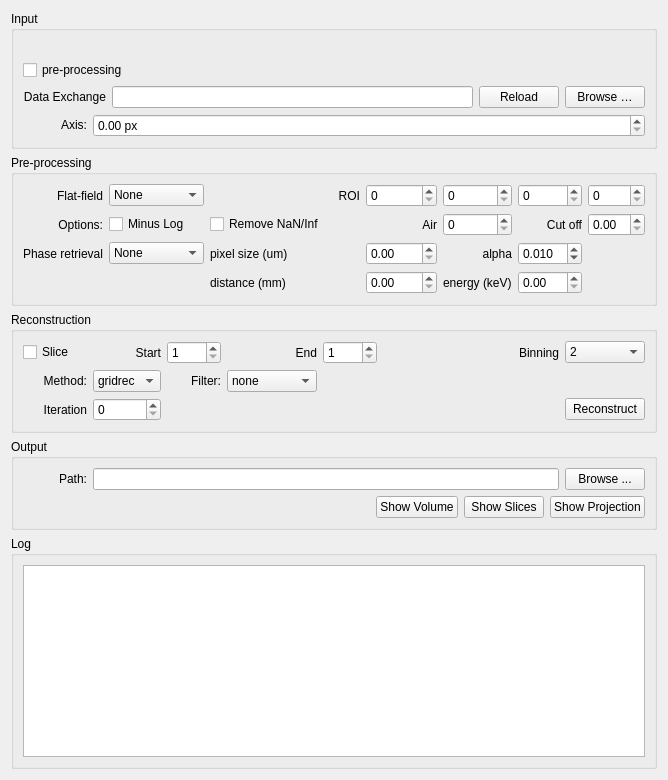
      <widget class="QWidget" name="tab_widgetPage1_2">
       <attribute name="title">
        <string>Reconstruct</string>
       </attribute>
       <layout class="QVBoxLayout" name="verticalLayout">
        <item>
         <widget class="QGroupBox" name="input_container">
          <property name="title">
           <string>Input</string>
          </property>
          <layout class="QVBoxLayout" name="verticalLayout_7">
           <item>
            <layout class="QGridLayout" name="gridLayout_4">
             <item row="0" column="5">
              <spacer name="horizontalSpacer_2">
               <property name="orientation">
                <enum>Qt::Horizontal</enum>
               </property>
               <property name="sizeHint" stdset="0">
                <size>
                 <width>40</width>
                 <height>20</height>
                </size>
               </property>
              </spacer>
             </item>
             <item row="1" column="0">
              <widget class="QCheckBox" name="pre_processing_box">
               <property name="sizePolicy">
                <sizepolicy hsizetype="Fixed" vsizetype="Fixed">
                 <horstretch>0</horstretch>
                 <verstretch>0</verstretch>
                </sizepolicy>
               </property>
               <property name="toolTip">
                <string notr="true"/>
               </property>
               <property name="text">
                <string>pre-processing</string>
               </property>
              </widget>
             </item>
            </layout>
           </item>
           <item>
            <layout class="QHBoxLayout" name="horizontalLayout_3">
             <item>
              <widget class="QLabel" name="input_path_label">
               <property name="sizePolicy">
                <sizepolicy hsizetype="Fixed" vsizetype="Fixed">
                 <horstretch>0</horstretch>
                 <verstretch>0</verstretch>
                </sizepolicy>
               </property>
               <property name="minimumSize">
                <size>
                 <width>64</width>
                 <height>0</height>
                </size>
               </property>
               <property name="toolTip">
                <string notr="true"/>
               </property>
               <property name="text">
                <string>Data Exchange</string>
               </property>
               <property name="alignment">
                <set>Qt::AlignRight|Qt::AlignTrailing|Qt::AlignVCenter</set>
               </property>
              </widget>
             </item>
             <item>
              <widget class="QLineEdit" name="input_path_line">
               <property name="enabled">
                <bool>true</bool>
               </property>
               <property name="sizePolicy">
                <sizepolicy hsizetype="Expanding" vsizetype="Fixed">
                 <horstretch>0</horstretch>
                 <verstretch>0</verstretch>
                </sizepolicy>
               </property>
               <property name="toolTip">
                <string notr="true"/>
               </property>
              </widget>
             </item>
             <item>
              <widget class="QPushButton" name="path_load_rec">
               <property name="text">
                <string>Reload</string>
               </property>
              </widget>
             </item>
             <item>
              <widget class="QPushButton" name="path_select_rec">
               <property name="sizePolicy">
                <sizepolicy hsizetype="Minimum" vsizetype="Fixed">
                 <horstretch>0</horstretch>
                 <verstretch>0</verstretch>
                </sizepolicy>
               </property>
               <property name="toolTip">
                <string notr="true"/>
               </property>
               <property name="text">
                <string>Browse …</string>
               </property>
              </widget>
             </item>
            </layout>
           </item>
           <item>
            <layout class="QGridLayout" name="params_layout" columnstretch="0,0,0,0">
             <property name="horizontalSpacing">
              <number>6</number>
             </property>
             <item row="0" column="3">
              <widget class="QDoubleSpinBox" name="axis_spin">
               <property name="sizePolicy">
                <sizepolicy hsizetype="Expanding" vsizetype="Fixed">
                 <horstretch>0</horstretch>
                 <verstretch>0</verstretch>
                </sizepolicy>
               </property>
               <property name="toolTip">
                <string notr="true"/>
               </property>
               <property name="suffix">
                <string> px</string>
               </property>
               <property name="maximum">
                <double>8192.000000000000000</double>
               </property>
               <property name="singleStep">
                <double>0.500000000000000</double>
               </property>
              </widget>
             </item>
             <item row="0" column="2">
              <widget class="QLabel" name="axis_label">
               <property name="sizePolicy">
                <sizepolicy hsizetype="Minimum" vsizetype="Fixed">
                 <horstretch>0</horstretch>
                 <verstretch>0</verstretch>
                </sizepolicy>
               </property>
               <property name="minimumSize">
                <size>
                 <width>64</width>
                 <height>0</height>
                </size>
               </property>
               <property name="toolTip">
                <string notr="true"/>
               </property>
               <property name="text">
                <string>Axis:</string>
               </property>
               <property name="alignment">
                <set>Qt::AlignRight|Qt::AlignTrailing|Qt::AlignVCenter</set>
               </property>
              </widget>
             </item>
            </layout>
           </item>
          </layout>
         </widget>
        </item>
        <item>
         <widget class="QGroupBox" name="preprocessing_container">
          <property name="enabled">
           <bool>true</bool>
          </property>
          <property name="sizePolicy">
           <sizepolicy hsizetype="Preferred" vsizetype="Preferred">
            <horstretch>0</horstretch>
            <verstretch>0</verstretch>
           </sizepolicy>
          </property>
          <property name="title">
           <string>Pre-processing</string>
          </property>
          <layout class="QVBoxLayout" name="verticalLayout_5">
           <item>
            <layout class="QGridLayout" name="gridLayout_3">
             <item row="0" column="2">
              <widget class="QComboBox" name="ffc_method_box">
               <property name="enabled">
                <bool>true</bool>
               </property>
               <property name="sizePolicy">
                <sizepolicy hsizetype="Fixed" vsizetype="Fixed">
                 <horstretch>0</horstretch>
                 <verstretch>0</verstretch>
                </sizepolicy>
               </property>
               <item>
                <property name="text">
                 <string>None</string>
                </property>
               </item>
               <item>
                <property name="text">
                 <string>Average</string>
                </property>
               </item>
               <item>
                <property name="text">
                 <string>Background</string>
                </property>
               </item>
               <item>
                <property name="text">
                 <string>ROI</string>
                </property>
               </item>
              </widget>
             </item>
             <item row="1" column="0">
              <widget class="QLabel" name="option_label">
               <property name="minimumSize">
                <size>
                 <width>64</width>
                 <height>0</height>
                </size>
               </property>
               <property name="text">
                <string>Options:</string>
               </property>
               <property name="alignment">
                <set>Qt::AlignRight|Qt::AlignTrailing|Qt::AlignVCenter</set>
               </property>
              </widget>
             </item>
             <item row="1" column="7">
              <layout class="QHBoxLayout" name="horizontalLayout_7">
               <item>
                <widget class="QDoubleSpinBox" name="doubleSpinBox"/>
               </item>
              </layout>
             </item>
             <item row="0" column="0">
              <widget class="QLabel" name="ffc_method_label">
               <property name="minimumSize">
                <size>
                 <width>64</width>
                 <height>0</height>
                </size>
               </property>
               <property name="text">
                <string>Flat-field</string>
               </property>
               <property name="alignment">
                <set>Qt::AlignRight|Qt::AlignTrailing|Qt::AlignVCenter</set>
               </property>
              </widget>
             </item>
             <item row="2" column="2">
              <widget class="QComboBox" name="phase_method_box">
               <item>
                <property name="text">
                 <string>None</string>
                </property>
               </item>
               <item>
                <property name="text">
                 <string>Paganin</string>
                </property>
               </item>
              </widget>
             </item>
             <item row="2" column="0">
              <widget class="QLabel" name="phare_method_label">
               <property name="text">
                <string>Phase retrieval</string>
               </property>
               <property name="alignment">
                <set>Qt::AlignRight|Qt::AlignTrailing|Qt::AlignVCenter</set>
               </property>
              </widget>
             </item>
             <item row="1" column="4">
              <widget class="QLabel" name="label_3">
               <property name="text">
                <string>Air</string>
               </property>
               <property name="alignment">
                <set>Qt::AlignRight|Qt::AlignTrailing|Qt::AlignVCenter</set>
               </property>
              </widget>
             </item>
             <item row="1" column="5">
              <widget class="QSpinBox" name="spinBox"/>
             </item>
             <item row="0" column="3">
              <widget class="QLabel" name="label_6">
               <property name="text">
                <string>ROI</string>
               </property>
               <property name="alignment">
                <set>Qt::AlignRight|Qt::AlignTrailing|Qt::AlignVCenter</set>
               </property>
              </widget>
             </item>
             <item row="0" column="4">
              <widget class="QSpinBox" name="spinBox_2"/>
             </item>
             <item row="0" column="5">
              <widget class="QSpinBox" name="spinBox_3"/>
             </item>
             <item row="0" column="6">
              <widget class="QSpinBox" name="spinBox_4"/>
             </item>
             <item row="0" column="7">
              <widget class="QSpinBox" name="spinBox_5"/>
             </item>
             <item row="1" column="2">
              <widget class="QCheckBox" name="minus_log_box">
               <property name="text">
                <string>Minus Log</string>
               </property>
              </widget>
             </item>
             <item row="1" column="3">
              <widget class="QCheckBox" name="fix_naninf_box">
               <property name="enabled">
                <bool>true</bool>
               </property>
               <property name="sizePolicy">
                <sizepolicy hsizetype="Minimum" vsizetype="Fixed">
                 <horstretch>0</horstretch>
                 <verstretch>0</verstretch>
                </sizepolicy>
               </property>
               <property name="minimumSize">
                <size>
                 <width>150</width>
                 <height>0</height>
                </size>
               </property>
               <property name="text">
                <string>Remove NaN/Inf</string>
               </property>
              </widget>
             </item>
             <item row="1" column="6">
              <widget class="QLabel" name="label_2">
               <property name="text">
                <string>Cut off</string>
               </property>
               <property name="alignment">
                <set>Qt::AlignRight|Qt::AlignTrailing|Qt::AlignVCenter</set>
               </property>
              </widget>
             </item>
             <item row="2" column="4">
              <widget class="QDoubleSpinBox" name="pixel_size_box">
               <property name="minimum">
                <double>0.000000000000000</double>
               </property>
               <property name="maximum">
                <double>100.000000000000000</double>
               </property>
               <property name="singleStep">
                <double>0.010000000000000</double>
               </property>
              </widget>
             </item>
             <item row="2" column="3">
              <widget class="QLabel" name="pixel_size_label">
               <property name="text">
                <string>pixel size (um)</string>
               </property>
              </widget>
             </item>
             <item row="4" column="3">
              <widget class="QLabel" name="distance_label">
               <property name="text">
                <string>distance (mm)</string>
               </property>
              </widget>
             </item>
             <item row="4" column="4">
              <widget class="QDoubleSpinBox" name="distance_box">
               <property name="maximum">
                <double>1000.000000000000000</double>
               </property>
               <property name="singleStep">
                <double>0.100000000000000</double>
               </property>
              </widget>
             </item>
             <item row="2" column="5">
              <widget class="QLabel" name="alpha_label">
               <property name="text">
                <string>alpha</string>
               </property>
               <property name="alignment">
                <set>Qt::AlignRight|Qt::AlignTrailing|Qt::AlignVCenter</set>
               </property>
              </widget>
             </item>
             <item row="2" column="6">
              <widget class="QDoubleSpinBox" name="alpha_box">
               <property name="decimals">
                <number>3</number>
               </property>
               <property name="maximum">
                <double>1.000000000000000</double>
               </property>
               <property name="singleStep">
                <double>0.001000000000000</double>
               </property>
               <property name="value">
                <double>0.010000000000000</double>
               </property>
              </widget>
             </item>
             <item row="4" column="5">
              <widget class="QLabel" name="energy_label">
               <property name="text">
                <string>energy (keV)</string>
               </property>
              </widget>
             </item>
             <item row="4" column="6">
              <widget class="QDoubleSpinBox" name="energy_box">
               <property name="maximum">
                <double>100.000000000000000</double>
               </property>
               <property name="singleStep">
                <double>0.100000000000000</double>
               </property>
              </widget>
             </item>
            </layout>
           </item>
          </layout>
         </widget>
        </item>
        <item>
         <widget class="QGroupBox" name="reconstruction_container">
          <property name="title">
           <string>Reconstruction</string>
          </property>
          <layout class="QVBoxLayout" name="verticalLayout_8">
           <item>
            <layout class="QGridLayout" name="gridLayout">
             <item row="0" column="5">
              <widget class="QLabel" name="binning_label">
               <property name="minimumSize">
                <size>
                 <width>64</width>
                 <height>0</height>
                </size>
               </property>
               <property name="text">
                <string>Binning</string>
               </property>
               <property name="alignment">
                <set>Qt::AlignRight|Qt::AlignTrailing|Qt::AlignVCenter</set>
               </property>
              </widget>
             </item>
             <item row="2" column="6">
              <widget class="QPushButton" name="reco_button">
               <property name="sizePolicy">
                <sizepolicy hsizetype="Minimum" vsizetype="Fixed">
                 <horstretch>0</horstretch>
                 <verstretch>0</verstretch>
                </sizepolicy>
               </property>
               <property name="text">
                <string>Reconstruct</string>
               </property>
              </widget>
             </item>
             <item row="1" column="0">
              <widget class="QLabel" name="method_label">
               <property name="sizePolicy">
                <sizepolicy hsizetype="Minimum" vsizetype="Fixed">
                 <horstretch>0</horstretch>
                 <verstretch>0</verstretch>
                </sizepolicy>
               </property>
               <property name="minimumSize">
                <size>
                 <width>64</width>
                 <height>0</height>
                </size>
               </property>
               <property name="font">
                <font>
                 <weight>50</weight>
                 <bold>false</bold>
                </font>
               </property>
               <property name="text">
                <string>Method:</string>
               </property>
               <property name="alignment">
                <set>Qt::AlignRight|Qt::AlignTrailing|Qt::AlignVCenter</set>
               </property>
              </widget>
             </item>
             <item row="1" column="1">
              <widget class="QComboBox" name="method_box">
               <property name="sizePolicy">
                <sizepolicy hsizetype="Minimum" vsizetype="Fixed">
                 <horstretch>0</horstretch>
                 <verstretch>0</verstretch>
                </sizepolicy>
               </property>
               <property name="font">
                <font>
                 <weight>50</weight>
                 <bold>false</bold>
                </font>
               </property>
               <item>
                <property name="text">
                 <string>gridrec</string>
                </property>
               </item>
               <item>
                <property name="text">
                 <string>fbp</string>
                </property>
               </item>
               <item>
                <property name="text">
                 <string>mlem</string>
                </property>
               </item>
               <item>
                <property name="text">
                 <string>sirt</string>
                </property>
               </item>
               <item>
                <property name="text">
                 <string>sirtfbp</string>
                </property>
               </item>
              </widget>
             </item>
             <item row="1" column="5">
              <spacer name="horizontalSpacer">
               <property name="orientation">
                <enum>Qt::Horizontal</enum>
               </property>
               <property name="sizeHint" stdset="0">
                <size>
                 <width>40</width>
                 <height>20</height>
                </size>
               </property>
              </spacer>
             </item>
             <item row="2" column="0">
              <widget class="QLabel" name="iterations_label">
               <property name="text">
                <string>Iteration</string>
               </property>
               <property name="alignment">
                <set>Qt::AlignRight|Qt::AlignTrailing|Qt::AlignVCenter</set>
               </property>
              </widget>
             </item>
             <item row="2" column="1">
              <widget class="QSpinBox" name="iterations"/>
             </item>
             <item row="0" column="1">
              <widget class="QLabel" name="label">
               <property name="text">
                <string>Start</string>
               </property>
               <property name="alignment">
                <set>Qt::AlignRight|Qt::AlignTrailing|Qt::AlignVCenter</set>
               </property>
              </widget>
             </item>
             <item row="0" column="0">
              <widget class="QCheckBox" name="slice_box">
               <property name="enabled">
                <bool>true</bool>
               </property>
               <property name="sizePolicy">
                <sizepolicy hsizetype="Fixed" vsizetype="Fixed">
                 <horstretch>0</horstretch>
                 <verstretch>0</verstretch>
                </sizepolicy>
               </property>
               <property name="mouseTracking">
                <bool>false</bool>
               </property>
               <property name="toolTip">
                <string notr="true"/>
               </property>
               <property name="statusTip">
                <string/>
               </property>
               <property name="whatsThis">
                <string/>
               </property>
               <property name="autoFillBackground">
                <bool>false</bool>
               </property>
               <property name="text">
                <string>Slice</string>
               </property>
               <property name="checked">
                <bool>false</bool>
               </property>
              </widget>
             </item>
             <item row="0" column="6">
              <widget class="QComboBox" name="binning_box">
               <property name="currentIndex">
                <number>1</number>
               </property>
               <item>
                <property name="text">
                 <string>1</string>
                </property>
               </item>
               <item>
                <property name="text">
                 <string>2</string>
                </property>
               </item>
               <item>
                <property name="text">
                 <string>4</string>
                </property>
               </item>
               <item>
                <property name="text">
                 <string>8</string>
                </property>
               </item>
              </widget>
             </item>
             <item row="0" column="3">
              <widget class="QLabel" name="slice_end_label">
               <property name="text">
                <string>End</string>
               </property>
               <property name="alignment">
                <set>Qt::AlignRight|Qt::AlignTrailing|Qt::AlignVCenter</set>
               </property>
              </widget>
             </item>
             <item row="0" column="4">
              <widget class="QSpinBox" name="slice_end">
               <property name="minimum">
                <number>1</number>
               </property>
               <property name="maximum">
                <number>4094</number>
               </property>
              </widget>
             </item>
             <item row="0" column="2">
              <widget class="QSpinBox" name="slice_start">
               <property name="enabled">
                <bool>true</bool>
               </property>
               <property name="sizePolicy">
                <sizepolicy hsizetype="Fixed" vsizetype="Fixed">
                 <horstretch>0</horstretch>
                 <verstretch>0</verstretch>
                </sizepolicy>
               </property>
               <property name="minimum">
                <number>1</number>
               </property>
               <property name="maximum">
                <number>4096</number>
               </property>
              </widget>
             </item>
             <item row="1" column="2">
              <widget class="QLabel" name="filter_label">
               <property name="text">
                <string>Filter:</string>
               </property>
               <property name="alignment">
                <set>Qt::AlignRight|Qt::AlignTrailing|Qt::AlignVCenter</set>
               </property>
              </widget>
             </item>
             <item row="1" column="3">
              <widget class="QComboBox" name="filter_box">
               <item>
                <property name="text">
                 <string>none</string>
                </property>
               </item>
               <item>
                <property name="text">
                 <string>shepp</string>
                </property>
               </item>
               <item>
                <property name="text">
                 <string>cosine</string>
                </property>
               </item>
               <item>
                <property name="text">
                 <string>hann</string>
                </property>
               </item>
               <item>
                <property name="text">
                 <string>hamming</string>
                </property>
               </item>
               <item>
                <property name="text">
                 <string>ramlak</string>
                </property>
               </item>
               <item>
                <property name="text">
                 <string>parzen</string>
                </property>
               </item>
               <item>
                <property name="text">
                 <string>butterworth</string>
                </property>
               </item>
              </widget>
             </item>
            </layout>
           </item>
          </layout>
         </widget>
        </item>
        <item>
         <widget class="QGroupBox" name="output_container">
          <property name="title">
           <string>Output</string>
          </property>
          <layout class="QVBoxLayout" name="verticalLayout_9">
           <item>
            <layout class="QHBoxLayout" name="horizontalLayout_4">
             <item>
              <widget class="QLabel" name="output_path_label">
               <property name="sizePolicy">
                <sizepolicy hsizetype="Minimum" vsizetype="Fixed">
                 <horstretch>0</horstretch>
                 <verstretch>0</verstretch>
                </sizepolicy>
               </property>
               <property name="minimumSize">
                <size>
                 <width>64</width>
                 <height>0</height>
                </size>
               </property>
               <property name="toolTip">
                <string/>
               </property>
               <property name="text">
                <string>Path:</string>
               </property>
               <property name="alignment">
                <set>Qt::AlignRight|Qt::AlignTrailing|Qt::AlignVCenter</set>
               </property>
              </widget>
             </item>
             <item>
              <widget class="QLineEdit" name="output_path_line">
               <property name="sizePolicy">
                <sizepolicy hsizetype="Expanding" vsizetype="Fixed">
                 <horstretch>0</horstretch>
                 <verstretch>0</verstretch>
                </sizepolicy>
               </property>
               <property name="toolTip">
                <string notr="true"/>
               </property>
              </widget>
             </item>
             <item>
              <widget class="QPushButton" name="output_path_button">
               <property name="sizePolicy">
                <sizepolicy hsizetype="Minimum" vsizetype="Fixed">
                 <horstretch>0</horstretch>
                 <verstretch>0</verstretch>
                </sizepolicy>
               </property>
               <property name="toolTip">
                <string notr="true"/>
               </property>
               <property name="text">
                <string>Browse ...</string>
               </property>
              </widget>
             </item>
            </layout>
           </item>
           <item>
            <layout class="QHBoxLayout" name="horizontalLayout_5">
             <item>
              <spacer name="horizontalSpacer_4">
               <property name="orientation">
                <enum>Qt::Horizontal</enum>
               </property>
               <property name="sizeHint" stdset="0">
                <size>
                 <width>40</width>
                 <height>20</height>
                </size>
               </property>
              </spacer>
             </item>
             <item>
              <widget class="QPushButton" name="show_volume_button">
               <property name="text">
                <string>Show Volume</string>
               </property>
              </widget>
             </item>
             <item>
              <widget class="QPushButton" name="show_slices_button">
               <property name="text">
                <string>Show Slices</string>
               </property>
              </widget>
             </item>
             <item>
              <widget class="QPushButton" name="show_projection_button">
               <property name="text">
                <string>Show Projection</string>
               </property>
              </widget>
             </item>
            </layout>
           </item>
          </layout>
         </widget>
        </item>
        <item>
         <widget class="QGroupBox" name="log_container">
          <property name="sizePolicy">
           <sizepolicy hsizetype="MinimumExpanding" vsizetype="MinimumExpanding">
            <horstretch>0</horstretch>
            <verstretch>0</verstretch>
           </sizepolicy>
          </property>
          <property name="title">
           <string>Log</string>
          </property>
          <layout class="QVBoxLayout" name="verticalLayout_10">
           <item>
            <widget class="QTextBrowser" name="text_browser">
             <property name="sizePolicy">
              <sizepolicy hsizetype="Minimum" vsizetype="Expanding">
               <horstretch>0</horstretch>
               <verstretch>0</verstretch>
              </sizepolicy>
             </property>
             <property name="font">
              <font>
               <family>Source Code Pro</family>
              </font>
             </property>
             <property name="frameShadow">
              <enum>QFrame::Sunken</enum>
             </property>
             <property name="midLineWidth">
              <number>0</number>
             </property>
            </widget>
           </item>
          </layout>
         </widget>
        </item>
       </layout>
      </widget>
